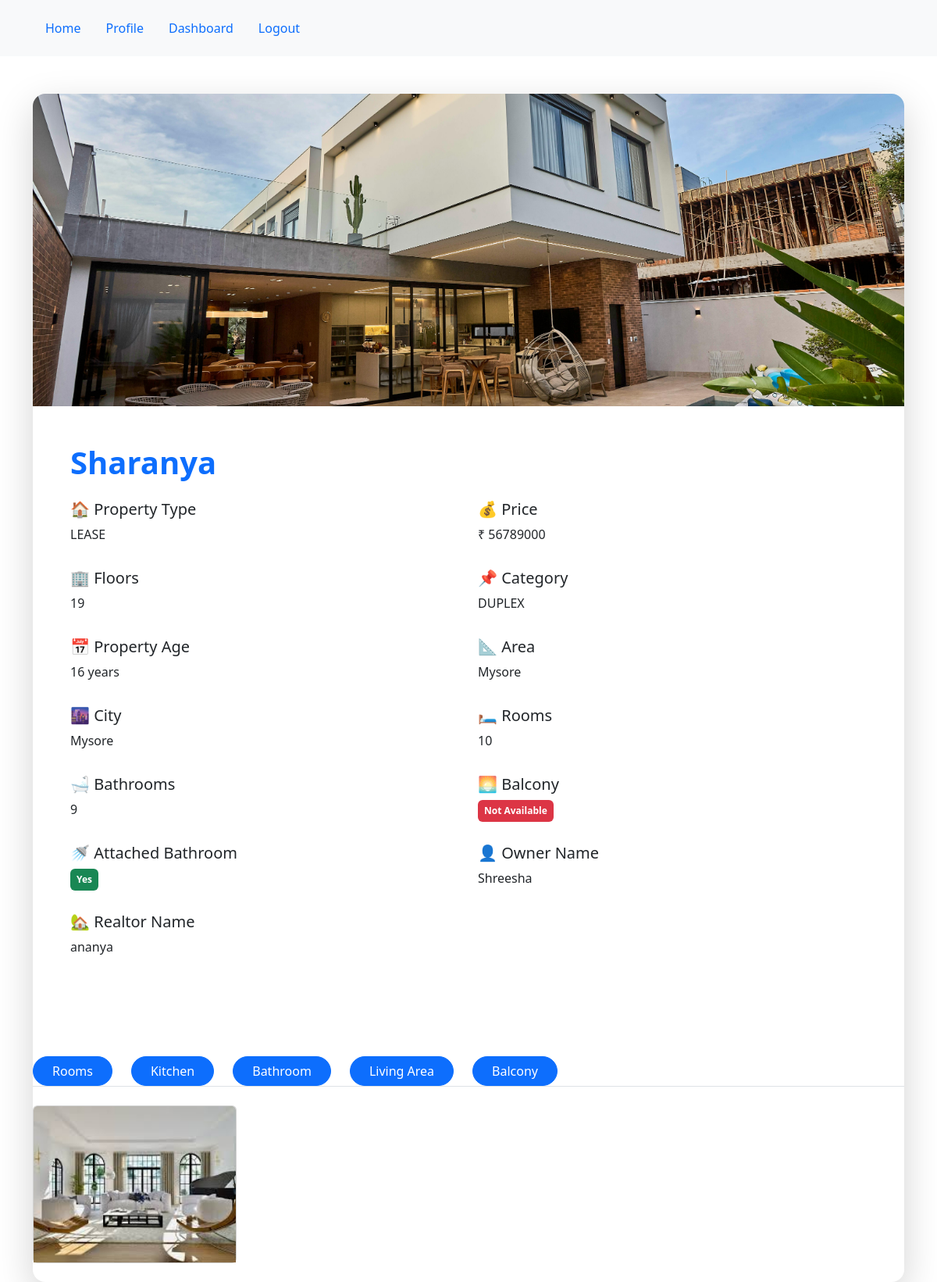
/properties2 (signed in), run on the app's committed database.
### properties/models.py (models this page shows, shortened)
class allproperties(models.Model):
    name=models.CharField(max_length=100)
    property_type=models.CharField(choices=types)
    price=models.IntegerField()
    floors=models.CharField(max_length=100)
    category=models.CharField(choices=cat)
    age=models.IntegerField()
    area=models.CharField(max_length=100)
    city=models.CharField(max_length=100)
    no_of_rooms=models.IntegerField()
    no_of_bathrooms=models.IntegerField()
    balcony=models.BooleanField()
    attached_bathroom=models.BooleanField()
    owner_name=models.CharField(max_length=100)
    property_image=models.ImageField(upload_to='media/images/',blank=True,null=True)
    realtorname=models.ForeignKey(Realtors,related_name="realtorss",on_delete=models.CASCADE)
    verdict=models.CharField(max_length=100,choices=status)

class Rooms(models.Model):
    rproperty=models.ForeignKey(allproperties,related_name="rallproperties",on_delete=models.CASCADE)
    room_pics=models.ImageField(upload_to='rooms/',blank=True,null=True)

### formapp/models.py (models this page shows)
class Realtors(models.Model):
    user=models.OneToOneField(User,on_delete=models.CASCADE)
    phone=models.BigIntegerField()
    address=models.CharField(max_length=100)
    lic_no=models.IntegerField()
    lic_img=models.ImageField(upload_to='realtorpic/',blank=True,null=True)
    is_approved=models.BooleanField(default=False)
    photo=models.ImageField(blank=True,null=True)
    def __str__(self):
        return self.user.username

### properties/views.py (the view)
# urls.py: path('<int:id>',views.property_detail,name="property_detail"),
def property_detail(request,id=0):
    detail=allproperties.objects.get(id=id)
    property = allproperties.objects.get(id=id)
    rooms = property.rallproperties.all()
    kitchens = property.kallproperties.all()
    bathrooms = property.btallproperties.all()
    balconies = property.ballproperties.all()
    livingareas = property.lallproperties.all()
    return render(request,"properties/property_detail.html",{
        'detail':detail,
        'rooms':rooms,
        'kitchens':kitchens,
        'bathromms':bathrooms,
        'balconies':balconies,
        'livingareas':livingareas
        })

### templates/properties/property_detail.html (shortened to what this page needs)
{% extends 'base.html' %}
{% block content %}
<div class="container mt-5">
    <div class="card shadow-lg border-0 rounded-4 overflow-hidden">
        {% if detail.property_image %}
            <img src="{{ detail.property_image.url }}"
                 class="card-img-top"
                 style="height:400px; object-fit:cover;">
        {% endif %}
        <div class="card-body p-5">
            <h1 class="text-primary fw-bold mb-4">
                {{ detail.name }}
            </h1>
            <div class="row">
                <div class="col-md-6 mb-3">
                    <h5>🏠 Property Type</h5>
                    <p>{{ detail.property_type }}</p>
                </div>
                <div class="col-md-6 mb-3">
                    <h5>💰 Price</h5>
                    <p>₹ {{ detail.price }}</p>
                </div>
                <div class="col-md-6 mb-3">
                    <h5>🏢 Floors</h5>
                    <p>{{ detail.floors }}</p>
                </div>
                <div class="col-md-6 mb-3">
                    <h5>📌 Category</h5>
                    <p>{{ detail.category }}</p>
                </div>
                <div class="col-md-6 mb-3">
                    <h5>📅 Property Age</h5>
                    <p>{{ detail.age }} years</p>
                </div>
                <div class="col-md-6 mb-3">
                    <h5>📐 Area</h5>
                    <p>{{ detail.area }}</p>
                </div>
                <div class="col-md-6 mb-3">
                    <h5>🌆 City</h5>
                    <p>{{ detail.city }}</p>
                </div>
                <div class="col-md-6 mb-3">
                    <h5>🛏 Rooms</h5>
                    <p>{{ detail.no_of_rooms }}</p>
                </div>
                <div class="col-md-6 mb-3">
                    <h5>🛁 Bathrooms</h5>
                    <p>{{ detail.no_of_bathrooms }}</p>
                </div>
                <div class="col-md-6 mb-3">
                    <h5>🌅 Balcony</h5>
                    {% if detail.balcony %}
                        <span class="badge bg-success p-2">Available</span>
                    {% else %}
                        <span class="badge bg-danger p-2">Not Available</span>
                    {% endif %}
                </div>
                <div class="col-md-6 mb-3">
                    <h5>🚿 Attached Bathroom</h5>
                    {% if detail.attached_bathroom %}
                        <span class="badge bg-success p-2">Yes</span>
                    {% else %}
                        <span class="badge bg-danger p-2">No</span>
                    {% endif %}
                </div>
                <div class="col-md-6 mb-3">
                    <h5>👤 Owner Name</h5>
                    <p>{{ detail.owner_name }}</p>
                </div>
                <div class="col-md-6 mb-3">
                    <h5>🏡 Realtor Name</h5>
                    <p>{{ detail.realtorname }}</p>
                </div>
        </div>
    </div>
    <br>
        <ul class="nav nav-tabs mt-4">
            <li class="nav-item">
                <button class="btn btn-primary text-white rounded-pill px-4 me-4"
                        data-bs-toggle="tab"
                        data-bs-target="#rooms">
                    Rooms
                </button>
            </li>
            <li class="nav-item">
                <button class="btn btn-primary text-white rounded-pill px-4 me-4"
                        data-bs-toggle="tab"
                        data-bs-target="#kitchen">
                    Kitchen
                </button>
            </li>
            <li class="nav-item">
                <button class="btn btn-primary text-white rounded-pill px-4 me-4"
                        data-bs-toggle="tab"
                        data-bs-target="#bathroom">
                    Bathroom
                </button>
            </li>
            <li class="nav-item">
                <button class="btn btn-primary text-white rounded-pill px-4 me-4"
                        data-bs-toggle="tab"
                        data-bs-target="#living">
                    Living Area
                </button>
            </li>
            <li class="nav-item">
                <button class="btn btn-primary text-white rounded-pill px-4 me-4"
                        data-bs-toggle="tab"
                        data-bs-target="#balcony">
                    Balcony
                </button>
            </li>
        </ul>
        <div class="tab-content mt-4">
            <div class="tab-pane fade show active" id="rooms">
                <div class="row">
                    {% for r in rooms %}
                    <div class="col-md-3 mb-4">
                        <div class="card">
                            <img src="{{ r.room_pics.url }}"
                                class="card-img-top"
                                style="height:200px; object-fit:cover;">
                        </div>
                    </div>
                    {% endfor %}
                </div>
            </div>
        </div>
</div>
{% endblock %}

### data on the page
allproperties: property_image (picture), name "Sharanya", property_type "LEASE", price "56789000", floors "19", category "DUPLEX", age "16", area "Mysore", city "Mysore", no_of_rooms "10", no_of_bathrooms "9", owner_name "Shreesha", realtorname "ananya"
Rooms: room_pics (picture)
